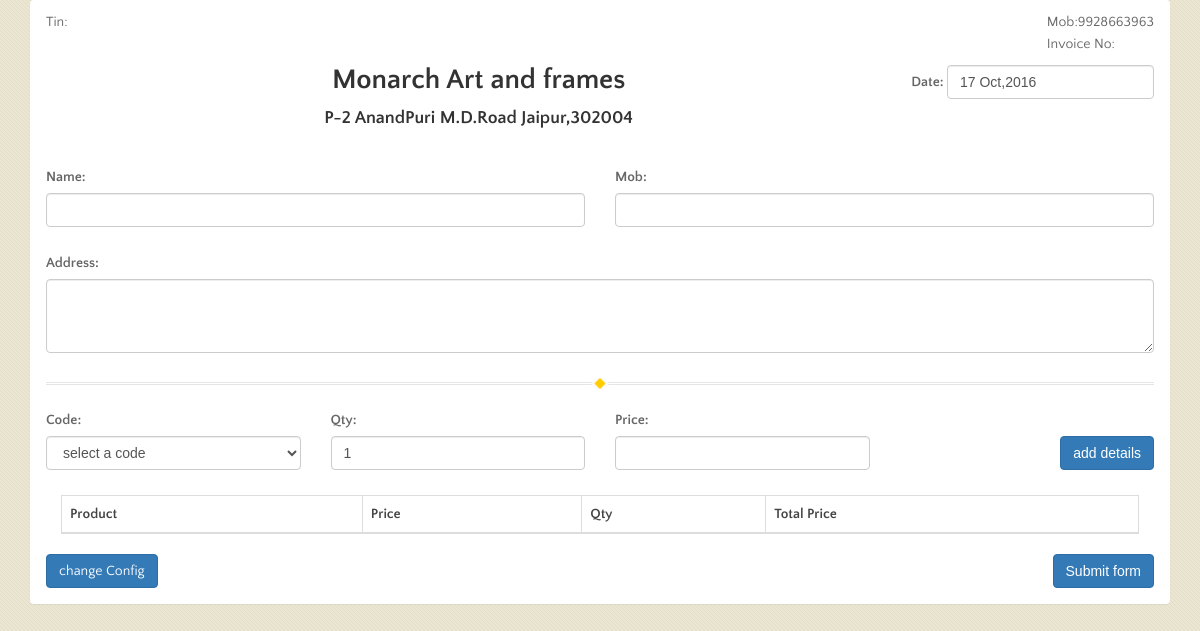
Before: / with the older database file.
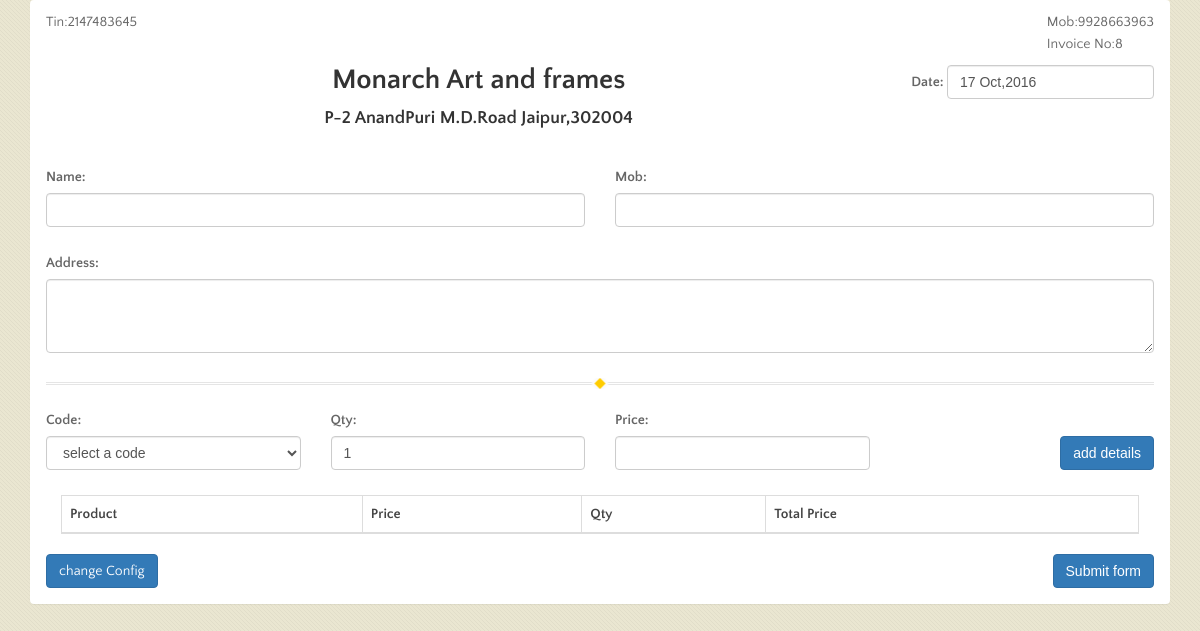
After: the same page with the newer database file.
### tables this page shows
CREATE TABLE IF NOT EXISTS `invoice` (
  `id` int(11) NOT NULL AUTO_INCREMENT,
  `invoice_name` varchar(20) NOT NULL,
  `value` int(11) NOT NULL,
  PRIMARY KEY (`id`)
);

### index.php (the view, shortened to what this page needs)
<?php
 require('config.php');
$sql= "SELECT  * FROM invoice WHERE invoice_name ='invoice_no' ";
$row = $conn->query($sql)->fetchObject();
$tin="SELECT  * FROM invoice WHERE invoice_name ='tin' ";
$tin_result = $conn->query($tin)->fetchObject();
?>
<!DOCTYPE html>
<html lang="en-IN">
<head><title>Monarch</title>
<link rel="stylesheet" type="text/css" href="./stylesheets/css/bootstrap.min.css">
<link rel="stylesheet" type="text/css" href="./stylesheets/styles.css">
</head>
<body  class="container">
<div class="page-container">
<form novalidate="false" method="post" action="billController.php" id="invoice-form">
	<div class="panel">
	 <div class="panel-heading">
		<span class="pull-left">Tin:<?=$tin_result->value;?></span>
		<span class="pull-right">Mob:9928663963	</br>
		<span>Invoice No:<?php echo $row->value;?></span></span>
		<div class="form-inline pull-right form-group ">
				<label  class="control-label" for="date">Date: </label>
				<input type="text" name="date" id="date" class="form-control" value="<?php echo date('d M,Y') ;?>">
		</div>
		<div class="panel-title">
		<h1 class="text-center "><strong> Monarch Art and frames</strong></h1>
		<h3 class="text-center "><strong>P-2 AnandPuri M.D.Road Jaipur,302004</strong></h3>
		</div>
	</div>
	<div class="panel-body">
	<div class="row ">
	<div class="col-md-6">
		<div class="form-group  " >
			<label class="control-label "  for="name">Name: </label>
			<input type="text" name="name" id="name" class="form-control " value="">
		</div>
		</div>
		<div class="col-md-6">
		<div class="form-group " >
			<label class="control-label "  for="mobile">Mob: </label>
			<input type="number" name="mobile" id="mobile" class="form-control " value="">
		</div>
		</div>
	</div>
	<div class="row ">
	<div class="col-md-12">
		<div class="form-group  " >
			<label class="control-label "  for="address">Address: </label>
			<textarea class="form-control" name="address" id="address" cols="3" rows="3"></textarea>
		</div>
		</div>
	</div>
<hr>
	<div class="row">
	<div class="col-md-3">
	<div class="form-group " >
			<label class="control-label "  for="code">Code: </label>
			<select class="form-control" id="code" >
			<option value="">select a code</option>
			</select>
		</div>
		</div>
			<div class="col-md-3">
		<div class="form-group  " >
			<label class="control-label "  for="qty">Qty: </label>
			<input type="number" name="qty" id="qty" class="form-control " value="1">
		</div>
		</div>
			<div class="col-md-3">
		<div class="form-group " >
			<label class="control-label "  for="price">Price: </label>
			<input type="text" name="price" id="price" class="form-control " value="">
		</div>
		</div>
		<div class=" col-md-3 text-right " style="margin-top:27px;">
		<button type="button" class="btn btn-primary legitRipple adddetails">add details  <i class="icon-arrow-right14 position-right"></i></button></div>
	</div>
	 <div class="form-group field-product-codes">
                <div class="col-lg-12" id="listitem">
                    <table class="table table-bordered deal_table">
                        <thead>
                        <th >Product</th>
                        <th >Price</th>
                        <th >Qty</th>
                        <th > Total Price </th>
                        </thead>
                    </table>
                </div>
            </div>
	<div class="text-right">
		<button type="button"  id="action" class="btn btn-primary legitRipple">Submit form </button>
		<a href="settings.php" type="btton" class="btn btn-primary legitRipple pull-left" id="invoice">change Config</a></div>
</div>
</div>
</form>
</div>
</body>
</html>

### stylesheets/styles.css (style rules this page uses)
html { font-size: 100%; -webkit-text-size-adjust: 100%; -ms-text-size-adjust: 100%; }
html, button, input, select, textarea { font-family: sans-serif; }
body { margin: 0; }
h1 { font-size: 2em; margin: 0.67em 0; }
h3 { font-size: 1.17em; margin: 1em 0; }
b, strong { font-weight: bold; }
form { margin: 0; }
button, input, select, textarea { font-size: 100%; margin: 0; vertical-align: baseline; *vertical-align: middle; }
button, input { line-height: normal; }
button, input[type="button"], input[type="reset"], input[type="submit"] { cursor: pointer; -webkit-appearance: button; *overflow: visible; }
textarea { overflow: auto; vertical-align: top; }
table { border-collapse: collapse; border-spacing: 0; }
body { font: 14px/22px "Quattrocento Sans", "Helvetica Neue", Helvetica, Arial, sans-serif; color: #666; font-weight: 300; margin: 0px; padding: 0px 0 20px 0px; background: url(../images/body-background.png) #eae6d1; }
h1, h2, h3, h4, h5, h6 { color: #333; margin: 0 0 10px; }
p, ul, ol, table, pre, dl { margin: 0 0 20px; }
h1, h2, h3 { line-height: 1.1; }
h1 { font-size: 28px; }
h3, h4, h5, h6 { color: #666666; }
h3 { font-size: 18px; line-height: 24px; }
a { color: #3399cc; font-weight: 400; text-decoration: none; }
strong { font-weight: bold; color: #333; }
table { width: 100%; border-collapse: collapse; }
th { text-align: left; padding: 5px 10px; border-bottom: 1px solid #e5e5e5; color: #444; }
hr { border: 0; outline: none; height: 11px; background: transparent url("../images/hr.gif") center center repeat-x; margin: 0 0 20px; }

Changed rows visible on the page:
added invoice: value "2147483645"
now on this page (row edited): invoice: value "8"
